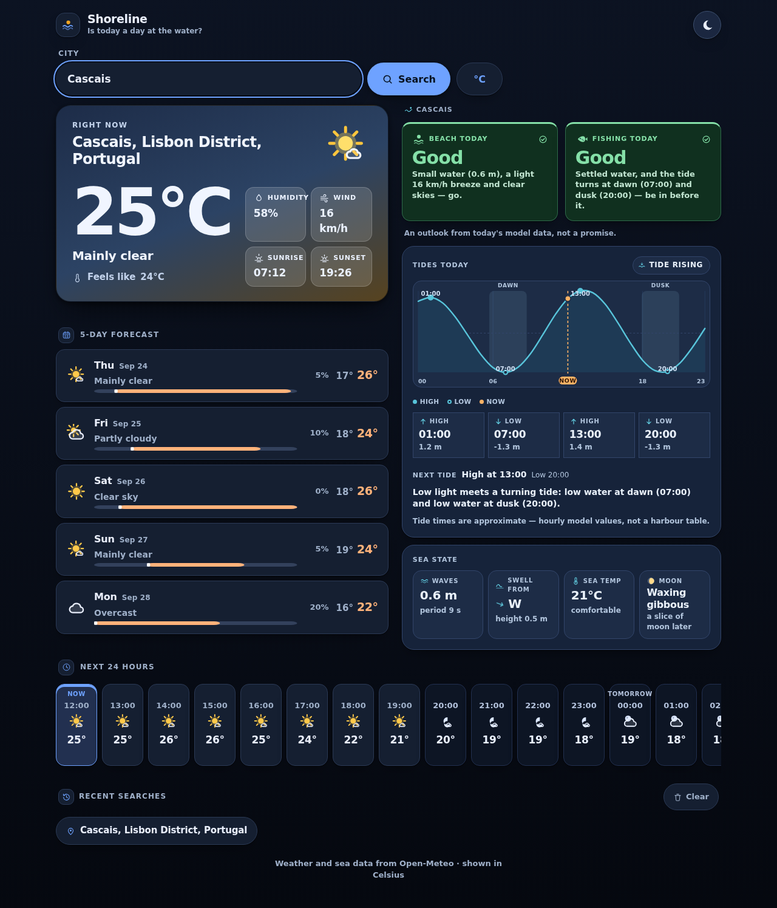
#> input picture audit/.desk-cascais-dark.png, 777 x 908 px, shrunk from 1280 x 1495 before the run
$ python .density.py .desk-cascais-dark.png 5
#> lines starting #> are read from the running program, lines starting #| are printed output that depends on the picture
import sys
from PIL import Image
p = sys.argv[1]
step = int(sys.argv[2]) if len(sys.argv) > 2 else 14
im = Image.open(p).convert("L")
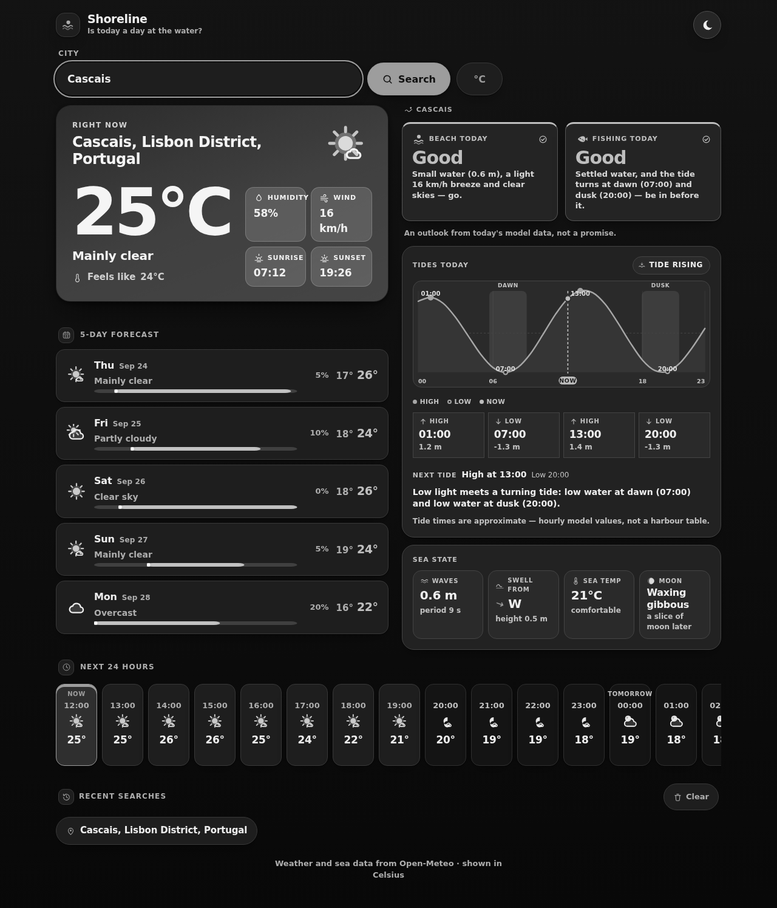
#> im: PIL image 777x908 L; min 0, max 255, mean 34.6
w, h = im.size
#> w = 777; h = 908
px = im.load()
chars = " .:-=+*#%@"
print(f"{p}  {w}x{h}")
#| .desk-cascais-dark.png  777x908
for y in range(0, h, step):
    row = []
    for x in range(0, w, step):
        tot = n = 0
        for yy in range(y, min(y+step, h)):
            for xx in range(x, min(x+step, w)):
                tot += px[xx, yy]; n += 1
        v = tot / max(n,1)
        row.append(chars[min(9, int((255 - v) / 25.6))])
    print(f"{y:5d} |{''.join(row)}|")
